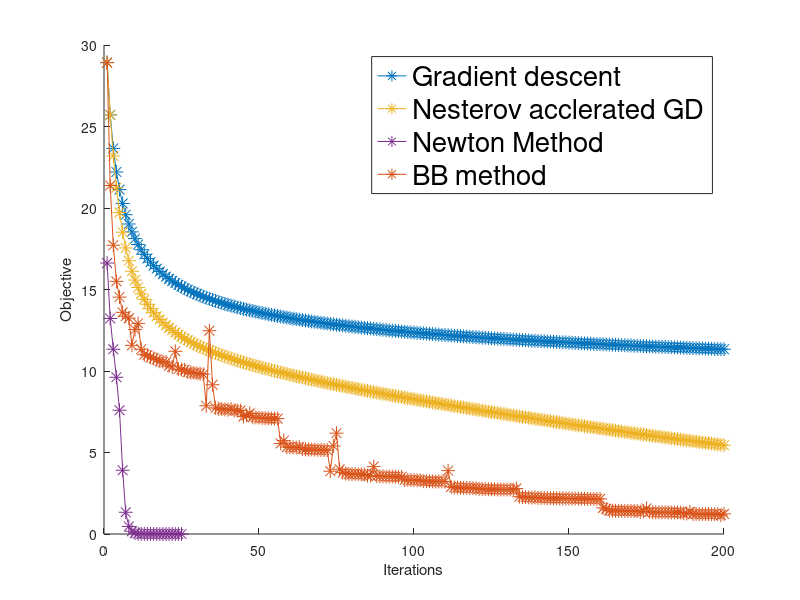

Here is the MATLAB script that generated this plot:
%% Coding project
clc
clear all
%% data generation
rng('default')
d = 20; %10 (10,100,1000,2000)
n = 50; % (50,500,5000) 50
% beta ~ Unif({-1,1}^d)
beta = sign(randn(d, 1));
beta0 = 0;
% xi_i ~ ber(0.9)
xi = binornd(1,ones(n,1)*0.9);
% x_i ~ N(0_d,I_d)
X = randn(n,d);
% Y = (2xi-1).sign(x^T beta)
y = (2*xi - ones(n,1)).*sign(X*beta);
%% Define objective function

L = (norm([ones(n, 1) X]).^2);
stepsize = 0.9*2/L;

f = @(theta) theta(1) * ones(n, 1) + X * theta(2:end);

foo = @(f) sum(log(1 + exp(-y .* f)));

grad = @(theta) sum([ones(n, 1) X]' * diag(-y ./ (1 + exp(y .* f(theta)))), 2);

maxiter = 200;

iter = 0;
tol = 1E-8;

%% plain gradient descent

xcur = zeros(d + 1, 1);
xcur_acc_prev = zeros(d + 1, 1);
xcur_acc = zeros(d + 1, 1);

iterates = zeros(maxiter, d + 1);
function_values = zeros(maxiter, 1);

tol = 1E-8;
iter = 0;

tStart = cputime;
while iter < maxiter && norm(grad(xcur)) > tol 
   
    xcur = xcur - stepsize * grad(xcur);
    iter = iter + 1;
    iterates(iter,:) = xcur;
    function_values(iter) = foo(f(xcur));
    
end
tEnd_GD = cputime - tStart;
iterates = iterates(1:iter, :);
function_values = function_values(1:iter, :);
iter_GD = iter;
%% Nesterov's accelerated gradient descent

iterates_acc = zeros(maxiter, d + 1);

xcur_acc = zeros(d + 1, 1);
xprev_acc= zeros(d + 1, 1);
function_values_acc = zeros(maxiter, 1);

tol = 1E-8;
iter = 0;
tStart = cputime;
while iter < maxiter && norm(grad(xcur_acc)) > tol 
   
    z = xcur_acc + ((iter - 1) / (iter + 2)) * (xcur_acc - xprev_acc);
    xprev_acc = xcur_acc;
    xcur_acc = z - stepsize * grad(z);
    
    iter = iter + 1;
    iterates_acc(iter,:) = xcur_acc;
    function_values_acc(iter) = foo(f(xcur_acc));
    
end
tEnd_acc = cputime - tStart;
iterates_acc = iterates_acc(1:iter, :);
function_values_acc = function_values_acc(1:iter, :);

iter_acc = iter;
%% Newton Method
hess = @(theta) [ones(n, 1)  X]'  * (repmat(exp(-y .* f(theta)) ./ ((1 + exp(-y .* f(theta))).^2), [1 (d+1)]) .* [ones(n, 1)  X]);

maxiter = 200;
iterates_newt = zeros(maxiter, d + 1); % iterates from accelerated gradient method
function_values_newt = zeros(maxiter, 1); % function values from accelerated gradient method

xcur_newt = zeros(d + 1, 1);

tau = 0.5;
gamma = 0.8;
tol = 1E-8;
iter = 0;
foo_xcur = foo(f(xcur_newt));
tStart = cputime;
while iter < maxiter && norm(grad(xcur_newt)) > tol 
   
    gr = grad(xcur_newt);
    H =  hess(xcur_newt);
    dir = H \ gr;
    
    % select step-size via Armijo rule
    
    m = 0;
    flag = false;
    while foo_xcur - foo(f(xcur_newt - gamma^m * dir)) < tau * gamma^m * dot(-dir, gr)  
        m = m+1;
        if gamma^m < tol^2
            flag = true;
           break;
        end
    end
    if  flag
        break; 
    end
    
    
    
    xcur_newt = xcur_newt - gamma^m * dir;
    iter = iter + 1;
    iterates(iter,:) = xcur_newt;
    foo_xcur = foo(f(xcur_newt));
    function_values_newt(iter) = foo_xcur;
    
end
tEnd_newt = cputime - tStart;

iterates = iterates(1:iter, :);
function_values_newt = function_values_newt(1:iter, :);
iter_newt = iter;
%% BB method

iterates_BB = zeros(maxiter, d+1);
function_values_BB = zeros(maxiter, 1);
xcur_BB = zeros(d+1,1);

iter = 0;

tStart = cputime;
while iter < maxiter && norm(grad(xcur_BB)) > tol 
   
    if iter >= 1
        gradcur = grad(xcur_BB);
        if mod(iter, 2) == 0
            scaling = sum((xcur_BB - xprev).^2)/dot(xcur_BB - xprev, gradcur - gradprev);
        else
            scaling = dot(xcur_BB - xprev, gradcur - gradprev) / sum((gradcur - gradprev).^2);
        end
        
        %scaling
        
        xprev = xcur_BB;
        gradprev = gradcur;
        xcur_BB = xcur_BB - scaling * gradcur;
        
    else
        gradprev = grad(xcur_BB);
        xprev = xcur_BB;
        xcur_BB = xcur_BB - stepsize * gradprev; % usual 2/L step-size in first round
    end
    
    iter = iter + 1;
    iterates_BB(iter,:) = xcur_BB;
    function_values_BB(iter) = foo(f(xcur_BB));
    
end
tEnd_BB = cputime - tStart;
iterates_BB = iterates_BB(1:iter, :);
function_values_BB = function_values_BB(1:iter, :);
iter_BB = iter;

%% iter compare
iter_all = [iter_GD; iter_acc; iter_newt; iter_BB];
%% CPU time
time_all = [tEnd_GD; tEnd_acc; tEnd_newt; tEnd_BB];

%% plot
figure
hold on
plot(function_values(1:size(function_values, 1)), '-*','Color','#0072BD','MarkerSize',10)
plot(function_values_acc(1:size(function_values_acc, 1)), '-*','Color','#EDB120','MarkerSize',10)
plot(function_values_newt(1:size(function_values_newt,1)),'-*','Color','#7E2F8E','MarkerSize',10)
plot(function_values_BB(1:size(function_values_BB,1)),'-*','Color','#D95319','MarkerSize',10)
legend({'Gradient descent','Nesterov acclerated GD','Newton Method','BB method'}, 'FontSize', 20,'Location','northeast')
xlabel('Iterations')
ylabel('Objective')


%% PCA
% banknote = readtable("banknote.csv");
% 
% banknote1 = banknote(:,1:6);
% 
% n = 200;
% d = 6;
% k = 2;
% 
% Xb = table2array(banknote1);
% 
% Z = zeros(n,k);
% idx = randsample(200,100);
% Z(idx) = ones(100,1);
% Z(setdiff(1:200,idx),2) = ones(100,1);
% Z = Z/norm(Z);
% 
% W = zeros(k,d);
% idx2 = randsample(6,3); 
% W(1,idx2) = ones(1,3);
% W(2,setdiff(1:6,idx2)) = ones(1,3);
% W = W/norm(W);
% 
% iter = 0;
% maxiter = 2000;
% tol = 1E-8;
% 
% iterates = zeros(maxiter, d + 1);
% function_values = zeros(maxiter, 1);
% stepsize = 0.9*2/ (norm([ones(n, 1) Xb]).^2);
% 
% while iter < maxiter && norm(gradW(Z,Xb))+norm(gradZ(Xb,W)) > tol
%     Z = max(Z-stepsize*gradZ(W,Xb),0);
%     W = max(W-stepsize*gradW(Z,Xb),0);
%     iter = iter + 1;
%     function_values(iter) = norm(Z*W-Xb,"fro"); % Frobenius Norm
% end
% 
% iterates = iterates(1:iter, :);
% function_values = function_values(1:iter, :);

